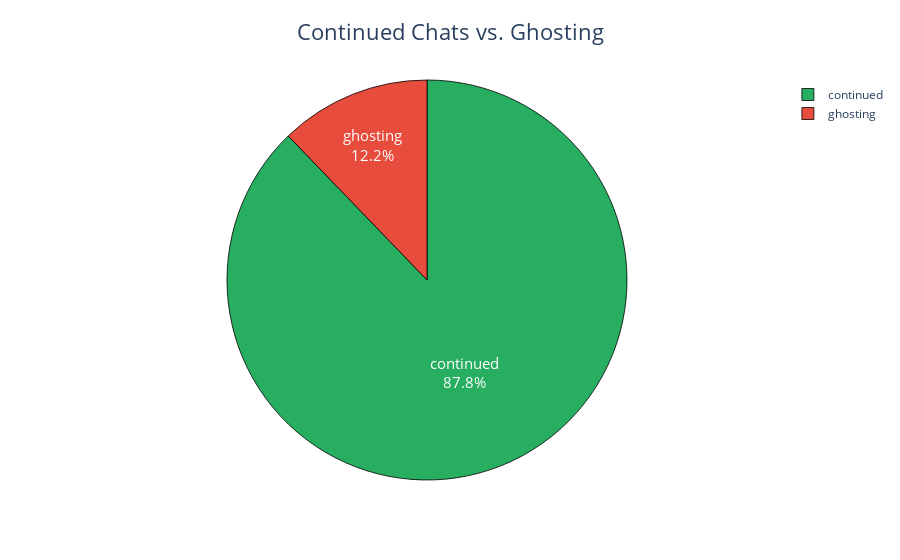

This figure's notebook cell:
### Code cell
import pandas as pd
import plotly.express as px

stat = dating_df[['nrOfGhostingsAfterInitialMessage', 'continued_conversations']].sum()
stat.index = ['ghosting', 'continued'] 
stat_df = stat.reset_index()
stat_df.columns = ['Type', 'Count']

fig = px.pie(stat_df,names='Type',values='Count',color='Type',color_discrete_map={'continued': '#27ae60','ghosting': '#e74c3c'})

fig.update_traces(textinfo='label+percent', textfont_size=15, marker=dict(line=dict(color='black', width=0.8)))
fig.update_layout(title='Continued Chats vs. Ghosting',title_x=0.5,title_font_size=22,margin=dict(t=80))
fig.show()

### Figure 1 — Plotly figure (JSON) as saved in the notebook; plotly's stock layout.template omitted (floating-point values rounded to 4 significant figures)
{"data": [{"customdata": [["ghosting"], ["continued"]], "domain": {"x": [0, 1], "y": [0, 1]}, "hovertemplate": "Type=%{customdata[0]}<br>Count=%{value}<extra></extra>", "labels": ["ghosting", "continued"], "legendgroup": "", "marker": {"colors": ["#e74c3c", "#27ae60"], "line": {"color": "black", "width": 0.8}}, "name": "", "showlegend": true, "textfont": {"size": 15}, "textinfo": "label+percent", "type": "pie", "values": [35689, 256790]}], "layout": {"autosize": true, "legend": {"tracegroupgap": 0}, "margin": {"t": 80}, "title": {"font": {"size": 22}, "text": "Continued Chats vs. Ghosting", "x": 0.5}}}
